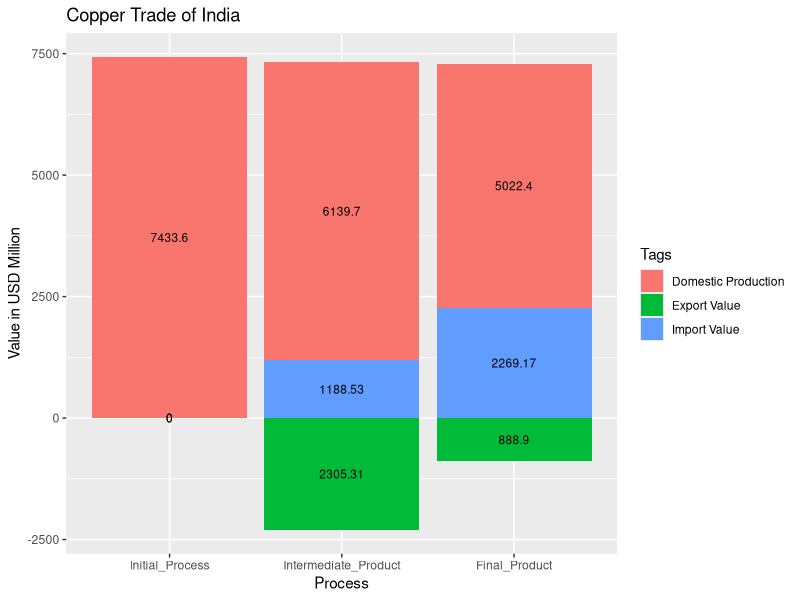
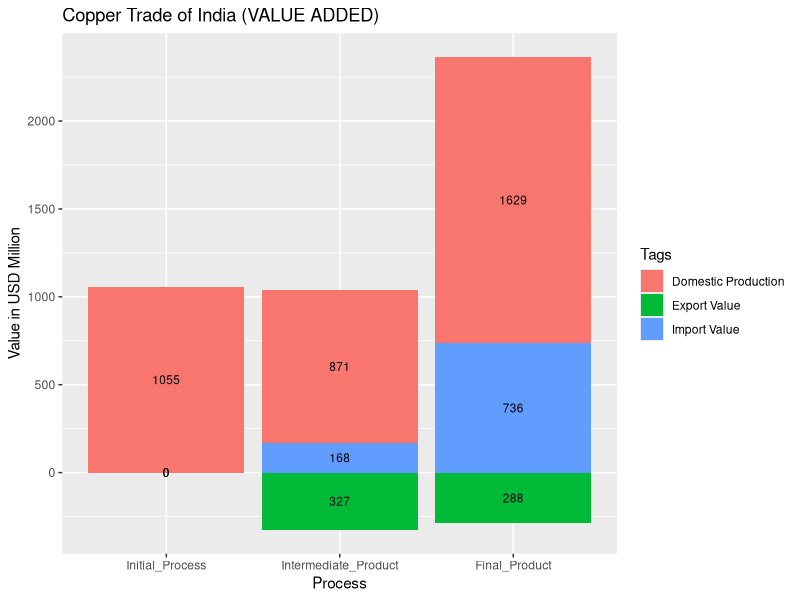

These figures' R source, in order:
library(ggplot2)


Class <- c(rep("Initial_Process",3), rep("Intermediate_Product",3), rep("Final_Product",3))
Tags <- c("Domestic Production", "Export Value", "Import Value")
value <- c(7433.6, 0 ,0, 6139.7, -2305.31, 1188.53,  5022.4, -888.9, 2269.17)
values2 <- c(1055, 0, 0, 871, -327, 168, 1629, -288, 736)

data <- data.frame(Class,Tags,value, values2)
data$Class <- factor(data$Class, levels =  c("Initial_Process", "Intermediate_Product", "Final_Product"))


#copper_dat <- data.frame(col = c("Production", "Inter_Production", "Inter_Import", 
                                # "Inter_Export", "Product_Production", "Product_Import",
                                # "Product_Export"), 
                        # values = c(7433.6, 6139.7, 1188.53, 2305.31, 
                         #           5022.4, 2269.17, 888.9))
#dat <- as.data.table(copper_dat)[, `:=`(total = factor("ALL"), i = 1, index = 1:.N)][]
#indeList <- c("Initial Production", "Intermediate Products", "Final Products")

ggplot(data, aes(fill=Tags, y=value, x=Class, label = abs(value))) + 
  geom_bar(position = "stack", stat="identity")+
  ggtitle("Copper Trade of India")+
  labs(x = "Process", y = "Value in USD Million") +
  geom_text(size = 3, position = position_stack(vjust = 0.5))


ggplot(data, aes(fill=Tags, y=values2, x=Class, label = abs(values2))) + 
  geom_bar(position = "stack", stat="identity")+
  ggtitle("Copper Trade of India (VALUE ADDED)")+
  labs(x = "Process", y = "Value in USD Million") +
  geom_text(size = 3, position = position_stack(vjust = 0.5))

#coord_flip()
#ggplot(out, aes(x=level, y=vSize, fill=vColor, group=interaction(level, label))) +
  #geom_bar(stat='identity', position='fill') +  # add another for black rectangles but not legend
 # geom_bar(stat='identity', position='fill', color="black", show.legend=FALSE) +
  #geom_text(data=out, aes(x=level, y=xlab, label=label), size=6, fontface=1,
    #        inherit.aes=FALSE) +
  #coord_flip() +
 # scale_fill_gradientn(colours = c("white", "red")) +
 # t#heme_minimal() +  # Then just some formatting 
 # xlab("") + ylab("") +
 # theme(axis.text.x = element_blank(),
  #      axis.ticks.x = element_blank(),
  #      axis.text.y = element_blank(),
 #       axis.ticks.y = element_blank())
  
  
#write.csv(data, "D:/CEEW/Data/Analysis/Copper/Copper_Bargraph.csv", row.names = TRUE)
  

